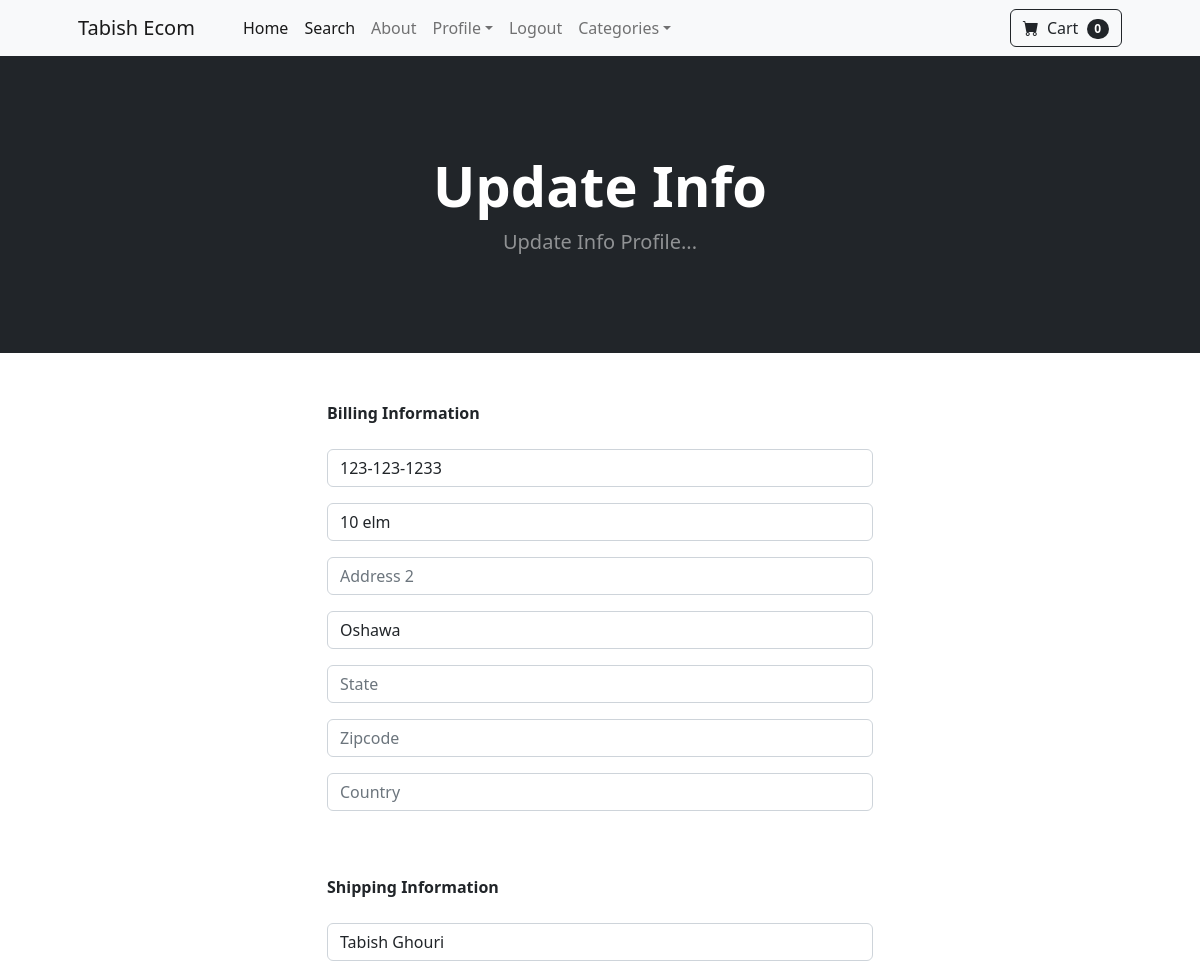
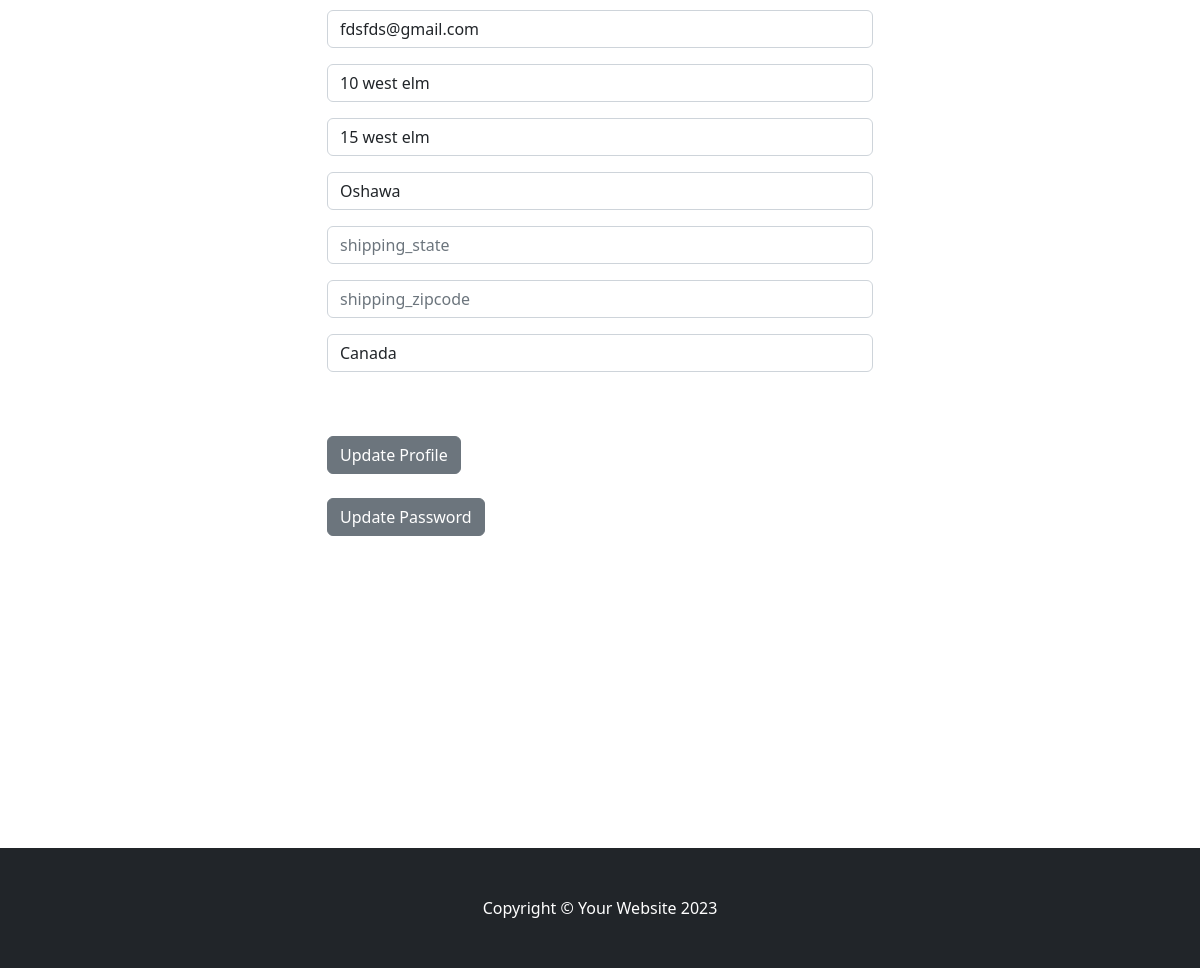
The page /update_info/ (signed in) on the database its author committed (2 pictures, top to bottom).
### store/models.py (models this page shows, shortened)
class Profile(models.Model):
    user = models.OneToOneField(User, on_delete=models.CASCADE)
    date_modifed = models.DateTimeField(User, auto_now=True)
    phone = models.CharField(max_length=20, blank=True)
    address1 = models.CharField(max_length=200, blank=True)
    address2 = models.CharField(max_length=200, blank=True)
    city = models.CharField(max_length=200, blank=True)
    state = models.CharField(max_length=200, blank=True)
    zipcode = models.CharField(max_length=200, blank=True)
    country = models.CharField(max_length=200, blank=True)
    old_cart = models.CharField(max_length=200, blank=True, null=True)

### payment/models.py (models this page shows, shortened)
class ShippingAddress(models.Model):
    user = models.ForeignKey(User, on_delete=models.CASCADE, null=True, blank=True)
    shipping_full_name = models.CharField(max_length=255)
    shipping_email = models.CharField(max_length=255)
    shipping_address1 = models.CharField(max_length=255)
    shipping_address2 = models.CharField(max_length=255, null=True, blank=True)
    shipping_city = models.CharField(max_length=255)
    shipping_state = models.CharField(max_length=255, null=True, blank=True)
    shipping_zipcode = models.CharField(max_length=255, null=True, blank=True)
    shipping_country = models.CharField(max_length=255)
    class Meta:
        verbose_name_plural = "Shipping Address"

### store/views.py (the view)
# urls.py: path("update_info/", views.update_info, name="update_info"),
def update_info(request):
    if request.user.is_authenticated:
        current_user = Profile.objects.get(user__id=request.user.id)
        shipping_user = ShippingAddress.objects.get(user__id=request.user.id)
        form = UserInfoForm(request.POST or None, instance=current_user)
        shipping_form = ShippingForm(request.POST or None, instance=shipping_user)
        if form.is_valid() or shipping_form.is_valid():
            form.save()
            shipping_form.save()
            messages.success(request, "Your Info Has Been Updated!")
            return redirect("home")
        return render(
            request, "update_info.html", {"form": form, "shipping_form": shipping_form}
        )
    else:
        messages.success(request, "You Must Be In Logged In To Access Page")
        return redirect("home")

### cart/cart.py (called while the page is built)
    def __len__(self):
        return len(self.cart)

### cart/context_processors.py (called while the page is built)
def cart(request):
    return {"cart": Cart(request)}

### store/templates/update_info.html (shortened to what this page needs)
{% extends 'base.html' %} {% block content %}
<header class="bg-dark py-5">
    <div class="container px-4 px-lg-5 my-5">
        <div class="text-center text-white">
            <h1 class="display-4 fw-bolder">Update Info</h1>
            <p class="lead fw-normal text-white-50 mb-0">
                Update Info Profile...
            </p>
        </div>
    </div>
</header>
<div class="container">
    <div class="row">
        <div class="col-md-6 offset-md-3">
            <br /></br>
            <strong>Billing Information</strong>
            <br /></br>
            <form method="POST" action="{% url 'update_info' %}">
                {{ form.as_p }}
                <br /></br>
                <strong>Shipping Information</strong>
                <br /></br>
                {{ shipping_form.as_p }}
                <br /></br>
                <button type="submit" class="btn btn-secondary">Update Profile</button>
            </form>
            <br />
            <a href="{% url 'update_password' %}" class="btn btn-secondary">Update Password</a>
            <br /></br>
            <br /></br>
            <br /></br>
            <br /></br>
            <br /></br>
            <br /></br>
            <br /></br>
        </div>
    </div>
</div>
{% endblock %}

### rows shown on the page
Profile: phone "123-123-1233", address1 "10 elm", city "Oshawa"
ShippingAddress: shipping_full_name "Tabish Ghouri", shipping_email "fdsfds@gmail.com", shipping_address1 "10 west elm", shipping_address2 "15 west elm", shipping_city "Oshawa", shipping_country "Canada"

### other values the page prints
{{ cart|length }} "0"
